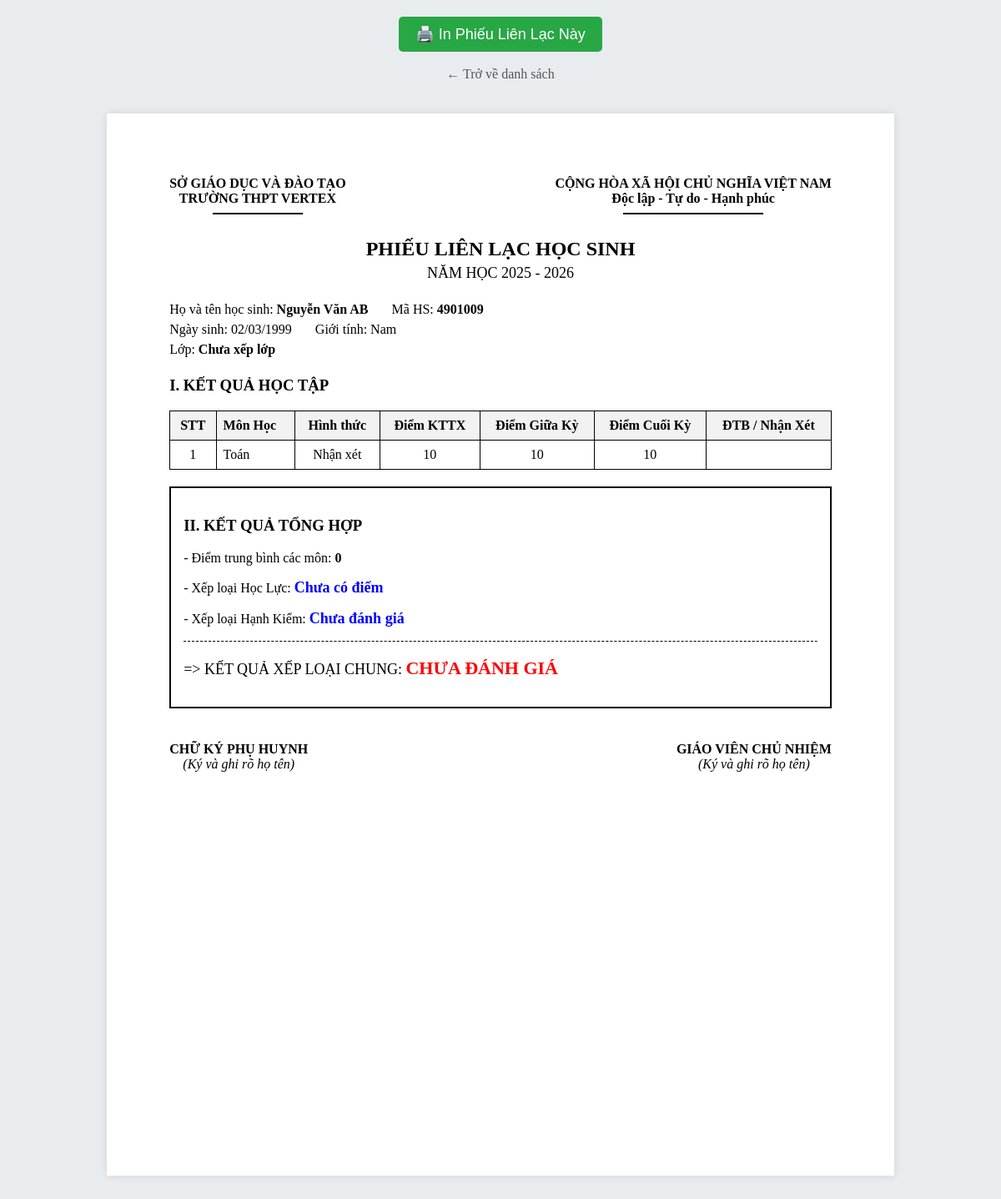
The app's page /phieulienlac.php?MaHS=4901009 (signed in) with its own data.
### tables this page shows
CREATE TABLE `hocsinh` (
  `MaHS` int(11) NOT NULL,
  `HoTen` varchar(100) DEFAULT NULL,
  `NgaySinh` date DEFAULT NULL,
  `GioiTinh` varchar(10) DEFAULT NULL,
  `DiaChi` varchar(200) DEFAULT NULL,
  `DienThoai` varchar(15) DEFAULT NULL,
  `Email` varchar(100) DEFAULT NULL
);

CREATE TABLE `diem` (
  `MaDiem` int(11) NOT NULL,
  `MaHS` int(11) DEFAULT NULL,
  `MaMon` int(11) DEFAULT NULL,
  `HocKy` int(11) DEFAULT NULL,
  `DiemMieng` float DEFAULT NULL,
  `DiemKTTX` float DEFAULT NULL,
  `DiemGiuaKy` float DEFAULT NULL,
  `DiemCuoiKy` float DEFAULT NULL,
  `DiemTB` float DEFAULT NULL,
  `KetQuaNhanXet` varchar(20) DEFAULT NULL
);

CREATE TABLE `monhoc` (
  `MaMon` int(11) NOT NULL,
  `MaDiem` int(11) DEFAULT NULL,
  `MaGV` int(11) DEFAULT NULL,
  `TenMon` varchar(100) DEFAULT NULL,
  `SoTiet` int(11) DEFAULT NULL,
  `Khoi` int(11) DEFAULT NULL,
  `HinhThucDanhGia` varchar(50) DEFAULT 'Tính điểm'
);

### phieulienlac.php (the view, shortened to what this page needs)
<?php
require_once 'connect.php';
$mahs = $_GET['MaHS'];
$sql_hs = "SELECT hs.*,
            (SELECT l.TenLop FROM quatrinhhoc qt JOIN lop l ON qt.MaLop = l.MaLop WHERE qt.MaHS = hs.MaHS LIMIT 1) AS TenLop
           FROM hocsinh hs
           WHERE hs.MaHS = '$mahs'";
$result_hs = $conn->query($sql_hs);
$info_hs = $result_hs->fetch_assoc();
$sql_diem = "SELECT d.*, m.TenMon, m.HinhThucDanhGia
             FROM diem d
             JOIN monhoc m ON d.MaMon = m.MaMon
             WHERE d.MaHS = '$mahs'";
$result_diem = $conn->query($sql_diem);
$danhSachDiem = [];
$tongDiem = 0; $soMonChoDiem = 0;
$diem_toan = 0; $diem_van = 0; $diem_anh = 0;
$diem_thap_nhat = 10;
$check_nhan_xet = true;
if ($result_diem && $result_diem->num_rows > 0) {
    while($row = $result_diem->fetch_assoc()) {
        $danhSachDiem[] = $row;
        if($row['HinhThucDanhGia'] == 'ChoDiem') {
            $tongDiem += $row['DiemTB'];
            $soMonChoDiem++;
            if ($row['TenMon'] == 'Toán') $diem_toan = $row['DiemTB'];
            if ($row['TenMon'] == 'Văn') $diem_van = $row['DiemTB'];
            if ($row['TenMon'] == 'Ngoại ngữ') $diem_anh = $row['DiemTB'];
            if ($row['DiemTB'] < $diem_thap_nhat) $diem_thap_nhat = $row['DiemTB'];
        } else {
            if ($row['KetQuaNhanXet'] != 'Đạt') $check_nhan_xet = false;
        }
    }
}
$dtb_tat_ca = ($soMonChoDiem > 0) ? round($tongDiem / $soMonChoDiem, 1) : 0;
$hoc_luc = "Chưa Đạt";
if ($soMonChoDiem > 0) {
    if ($dtb_tat_ca >= 8.0 && ($diem_toan >= 8.0 || $diem_van >= 8.0 || $diem_anh >= 8.0) && $diem_thap_nhat >= 6.5 && $check_nhan_xet) {
        $hoc_luc = "Tốt";
    } elseif ($dtb_tat_ca >= 6.5 && ($diem_toan >= 6.5 || $diem_van >= 6.5 || $diem_anh >= 6.5) && $diem_thap_nhat >= 5.0 && $check_nhan_xet) {
        $hoc_luc = "Khá";
    } elseif ($dtb_tat_ca >= 5.0 && ($diem_toan >= 5.0 || $diem_van >= 5.0 || $diem_anh >= 5.0) && $diem_thap_nhat >= 3.5 && $check_nhan_xet) {
        $hoc_luc = "Đạt";
    }
} else {
    $hoc_luc = "Chưa có điểm";
}
$sql_hk = "SELECT XepLoai FROM hanhkiem WHERE MaHS = '$mahs' ORDER BY MaHK DESC LIMIT 1";
$result_hk = $conn->query($sql_hk);
$hanh_kiem = ($result_hk && $result_hk->num_rows > 0) ? $result_hk->fetch_assoc()['XepLoai'] : "Chưa đánh giá";
$xep_loai_chung = "Chưa đánh giá";
?>
<!DOCTYPE html>
<html>
<head>
</head>
<body>
    <div class="btn-print-container">
        <button class="btn-print" onclick="window.print()">🖨️ In Phiếu Liên Lạc Này</button>
        <br><br>
        <a href="hocsinh.php" style="text-decoration:none; color: #555;">&larr; Trở về danh sách</a>
    </div>
    <div class="a4-page">
        <div class="header">
            <div>
                <strong>SỞ GIÁO DỤC VÀ ĐÀO TẠO</strong><br>
                <strong>TRƯỜNG THPT VERTEX</strong><br>
                <hr style="width: 50%; border: 1px solid black;">
            </div>
            <div>
                <strong>CỘNG HÒA XÃ HỘI CHỦ NGHĨA VIỆT NAM</strong><br>
                <strong>Độc lập - Tự do - Hạnh phúc</strong><br>
                <hr style="width: 50%; border: 1px solid black;">
            </div>
        </div>
        <div class="title">PHIẾU LIÊN LẠC HỌC SINH<br><span style="font-size: 18px; font-weight: normal;">NĂM HỌC 2025 - 2026</span></div>
        <div class="info-box">
            Họ và tên học sinh: <strong><?php echo $info_hs['HoTen']; ?></strong> &nbsp;&nbsp;&nbsp;&nbsp;&nbsp; Mã HS: <strong><?php echo $info_hs['MaHS']; ?></strong><br>
            Ngày sinh: <?php echo date('d/m/Y', strtotime($info_hs['NgaySinh'])); ?> &nbsp;&nbsp;&nbsp;&nbsp;&nbsp; Giới tính: <?php echo $info_hs['GioiTinh']; ?><br>
            Lớp: <strong><?php echo $info_hs['TenLop'] ? $info_hs['TenLop'] : 'Chưa xếp lớp'; ?></strong>
        </div>
        <h3>I. KẾT QUẢ HỌC TẬP</h3>
        <table>
            <tr>
                <th>STT</th>
                <th class="text-left">Môn Học</th>
                <th>Hình thức</th>
                <th>Điểm KTTX</th>
                <th>Điểm Giữa Kỳ</th>
                <th>Điểm Cuối Kỳ</th>
                <th>ĐTB / Nhận Xét</th>
            </tr>
            <?php
            if (count($danhSachDiem) > 0) {
                $stt = 1;
                foreach($danhSachDiem as $mon) {
                    echo "<tr>";
                    echo "<td>" . $stt++ . "</td>";
                    echo "<td class='text-left'>" . $mon['TenMon'] . "</td>";
                    echo "<td>" . ($mon['HinhThucDanhGia'] == 'ChoDiem' ? 'Cho điểm' : 'Nhận xét') . "</td>";
                    echo "<td>" . ($mon['DiemKTTX'] ?? '') . "</td>";
                    echo "<td>" . ($mon['DiemGiuaKy'] ?? ''). "</td>";
                    echo "<td>" . ($mon['DiemCuoiKy'] ?? ''). "</td>";
                    if ($mon['HinhThucDanhGia'] == 'ChoDiem') {
                        echo "<td><strong>" . ($mon['DiemTB'] ?? '') . "</strong></td>";
                    } else {
                        echo "<td><strong>" . ($mon['KetQuaNhanXet'] ?? ''). "</strong></td>";
                    }
                    echo "</tr>";
                }
            } else {
                echo "<tr><td colspan='7'>Chưa có điểm số nào được nhập.</td></tr>";
            }
            ?>
        </table>
<div class="summary-box">
            <h3>II. KẾT QUẢ TỔNG HỢP</h3>
            <p>- Điểm trung bình các môn: <strong><?php echo $dtb_tat_ca; ?></strong></p>
            <p>- Xếp loại Học Lực: <strong style="color: blue; font-size: 18px;"><?php echo $hoc_luc; ?></strong></p>
            <p>- Xếp loại Hạnh Kiểm: <strong style="color: blue; font-size: 18px;"><?php echo $hanh_kiem; ?></strong></p>
            <hr style="border-top: 1px dashed #000;">
            <p style="font-size: 18px;">=> KẾT QUẢ XẾP LOẠI CHUNG: <strong style="color: red; font-size: 22px; text-transform: uppercase;"><?php echo $xep_loai_chung; ?></strong></p>
        </div>
        <div class="signature">
            <div>
                <strong>CHỮ KÝ PHỤ HUYNH</strong><br>
                <i>(Ký và ghi rõ họ tên)</i>
            </div>
            <div>
                <strong>GIÁO VIÊN CHỦ NHIỆM</strong><br>
                <i>(Ký và ghi rõ họ tên)</i>
            </div>
        </div>
    </div>
</body>
</html>

### phieulienlac.php (style rules this page uses)
body { font-family: 'Times New Roman', serif; background: #e9ecef; }
.a4-page { width: 21cm; min-height: 29.7cm; padding: 2cm; margin: 1cm auto; background: white; box-shadow: 0 0 10px rgba(0,0,0,0.1); }
.header { display: flex; justify-content: space-between; text-align: center; margin-bottom: 20px; }
.title { text-align: center; font-size: 24px; font-weight: bold; margin: 20px 0; }
.info-box { margin-bottom: 20px; font-size: 16px; line-height: 1.5; }
table { width: 100%; border-collapse: collapse; margin-bottom: 20px; }
th, td { border: 1px solid #000; padding: 8px; text-align: center; }
th { background-color: #f2f2f2; }
.text-left { text-align: left; }
.summary-box { border: 2px solid #000; padding: 15px; margin-bottom: 30px; }
.signature { display: flex; justify-content: space-between; text-align: center; margin-top: 40px; }
.btn-print-container { text-align: center; margin: 20px; }
.btn-print { padding: 10px 20px; font-size: 18px; background: #28a745; color: white; border: none; cursor: pointer; border-radius: 5px; }

### records on screen
hocsinh: HoTen "Nguyễn Văn AB", MaHS "4901009", NgaySinh "02/03/1999", GioiTinh "Nam"
diem: MaMon.TenMon "Toán", DiemKTTX "10", DiemGiuaKy "10", DiemCuoiKy "10"

### other values on screen
$dtb_tat_ca "0"
$hoc_luc "Chưa có điểm"
$hanh_kiem "Chưa đánh giá"
$xep_loai_chung "CHƯA ĐÁNH GIÁ"
